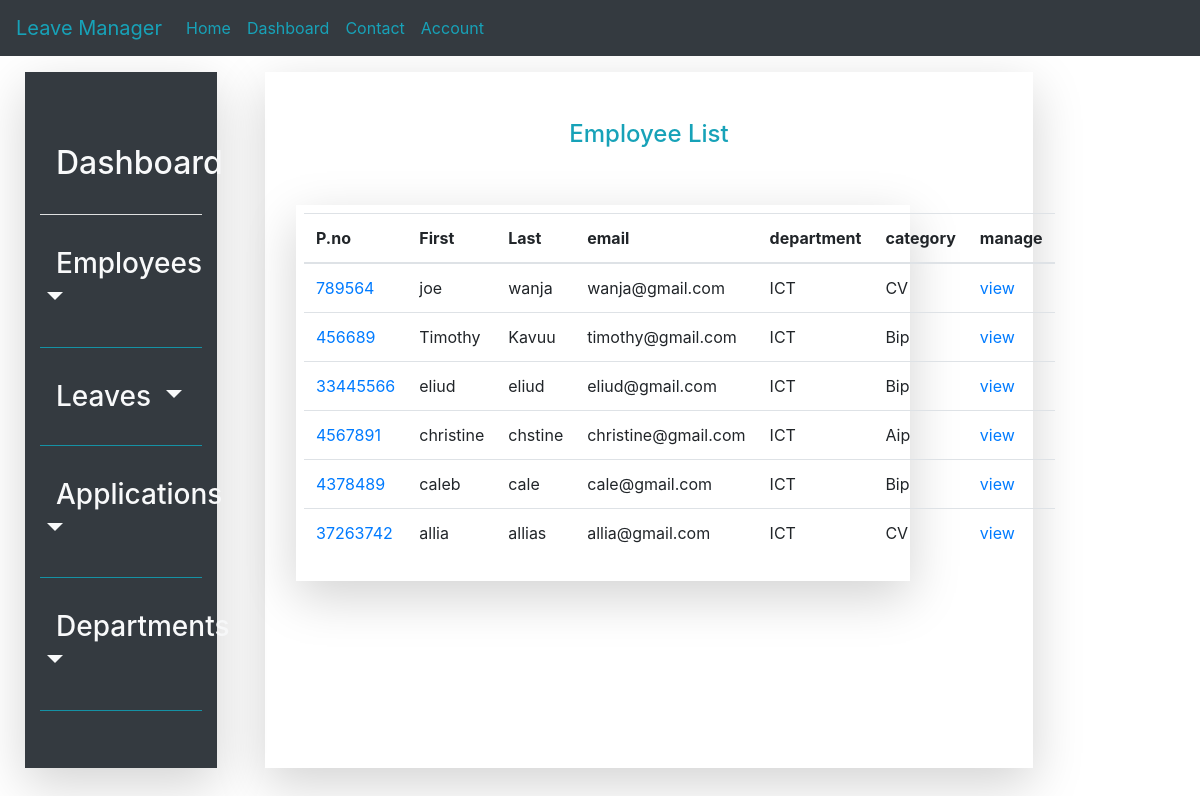
The app's page /employee/list with its own data.
### leave_management_app/models.py (models this page shows, shortened)
class Employee(models.Model):
    emp_personal_no = models.CharField(max_length=20, primary_key=True)
    employee_firstname = models.CharField(max_length=20)
    employee_lastname = models.CharField(max_length=20)
    employee_email = models.EmailField()
    employee_department_id = models.ForeignKey(Department, on_delete=models.CASCADE, null=True)
    employee_designation = models.CharField(max_length=6)
    employee_gender = models.CharField(choices=gender, max_length=6)
    employee_category = models.CharField(choices=employee_category_list, max_length=10)
    date_created = models.DateTimeField(default=timezone.now)
    date_employed = models.DateField(default=timezone.now)
    is_active = models.BooleanField(default=True)

class Department(models.Model):
    department_name = models.CharField(max_length=100)
    branch_id = models.ForeignKey(Organisation_branch, on_delete=models.CASCADE)
    def __str__(self):
        return self.department_name

### leave_management_app/views.py (the view)
# urls.py: path('employee/list', EmployeeListView.as_view(), name='employee_list'),
class EmployeeListView(ListView):
    model = Employee
    context_object_name = 'employees'
    ordering = '-date_created'
    template_name = 'employee_list.html'
    paginate_by = 10

### leave_management_app/templates/leave_management_app/employee_list.html (shortened to what this page needs)
{%extends 'leave_management_app/base.html'%}
    {%block content%}
<div class="row p-4" style="height: 95vh; width: 100%; background-color: white; background-attachment: fixed;">
        {%block navbar%}
            {%include 'navigation/sidenav.html'%}
        {%endblock navbar%}
    <div class="col-lg-8 mt-3 ml-5 shadow-lg">
        <div class="py-5 text-center"><label class="text-info h4">Employee List</label></div>
            <div class="row ml-3">
        <div class="col-md-10 p-2 shadow-lg">
            <table class="table">
              <thead>
                <tr>
                  <th scope="col">P.no</th>
                  <th scope="col">First</th>
                  <th scope="col">Last</th>
                  <th scope="col">email</th>
                  <th scope="col">department</th>
                   <th scope="col">category</th>
                    <th scope="col">manage</th>
                </tr>
              </thead>
              <tbody>
              {%for employee in employees %}
                <tr>
                  <td><a href="#">{{employee.emp_personal_no}}</a></td>
                  <td>{{employee.employee_firstname}}</td>
                  <td>{{employee.employee_lastname}}</td>
                  <td>{{employee.employee_email}}</td>
                  <td>{{employee.employee_department_id}}</td>
                  <td>{{employee.employee_category }}</td>
                  <td><a class="" href="{%url 'employee_detail' employee.emp_personal_no%}">view</a></td>
                </tr>
                {% endfor %}
              </tbody>
            </table>
        </div>
    </div>
    </div>
</div>
    {%endblock content%}

### records on screen
Employee: emp_personal_no "789564", employee_firstname "joe", employee_lastname "wanja", employee_email "wanja@gmail.com", employee_department_id "ICT", employee_category "CV"
Employee: emp_personal_no "456689", employee_firstname "Timothy", employee_lastname "Kavuu", employee_email "timothy@gmail.com", employee_department_id "ICT", employee_category "Bip"
Employee: emp_personal_no "33445566", employee_firstname "eliud", employee_lastname "eliud", employee_email "eliud@gmail.com", employee_department_id "ICT", employee_category "Bip"
Employee: emp_personal_no "4567891", employee_firstname "christine", employee_lastname "chstine", employee_email "christine@gmail.com", employee_department_id "ICT", employee_category "Aip"
Employee: emp_personal_no "4378489", employee_firstname "caleb", employee_lastname "cale", employee_email "cale@gmail.com", employee_department_id "ICT", employee_category "Bip"
Employee: emp_personal_no "37263742", employee_firstname "allia", employee_lastname "allias", employee_email "allia@gmail.com", employee_department_id "ICT", employee_category "CV"
